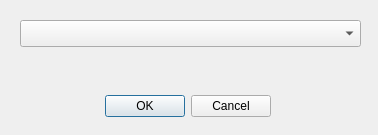
<?xml version="1.0" encoding="UTF-8"?>
<ui version="4.0">
 <class>froViewerDialogBase</class>
 <widget class="QDialog" name="froViewerDialogBase">
  <property name="geometry">
   <rect>
    <x>0</x>
    <y>0</y>
    <width>378</width>
    <height>135</height>
   </rect>
  </property>
  <property name="windowTitle">
   <string>FRO Viewer </string>
  </property>
  <widget class="QDialogButtonBox" name="button_box">
   <property name="geometry">
    <rect>
     <x>100</x>
     <y>90</y>
     <width>171</width>
     <height>32</height>
    </rect>
   </property>
   <property name="orientation">
    <enum>Qt::Horizontal</enum>
   </property>
   <property name="standardButtons">
    <set>QDialogButtonBox::Cancel|QDialogButtonBox::Ok</set>
   </property>
  </widget>
  <widget class="QgsMapLayerComboBox" name="cmbLayer">
   <property name="geometry">
    <rect>
     <x>20</x>
     <y>20</y>
     <width>341</width>
     <height>27</height>
    </rect>
   </property>
  </widget>
 </widget>
 <customwidgets>
  <customwidget>
   <class>QgsMapLayerComboBox</class>
   <extends>QComboBox</extends>
   <header>qgsmaplayercombobox.h</header>
  </customwidget>
 </customwidgets>
 <resources/>
 <connections>
  <connection>
   <sender>button_box</sender>
   <signal>accepted()</signal>
   <receiver>froViewerDialogBase</receiver>
   <slot>accept()</slot>
   <hints>
    <hint type="sourcelabel">
     <x>20</x>
     <y>20</y>
    </hint>
    <hint type="destinationlabel">
     <x>20</x>
     <y>20</y>
    </hint>
   </hints>
  </connection>
  <connection>
   <sender>button_box</sender>
   <signal>rejected()</signal>
   <receiver>froViewerDialogBase</receiver>
   <slot>reject()</slot>
   <hints>
    <hint type="sourcelabel">
     <x>20</x>
     <y>20</y>
    </hint>
    <hint type="destinationlabel">
     <x>20</x>
     <y>20</y>
    </hint>
   </hints>
  </connection>
 </connections>
</ui>
